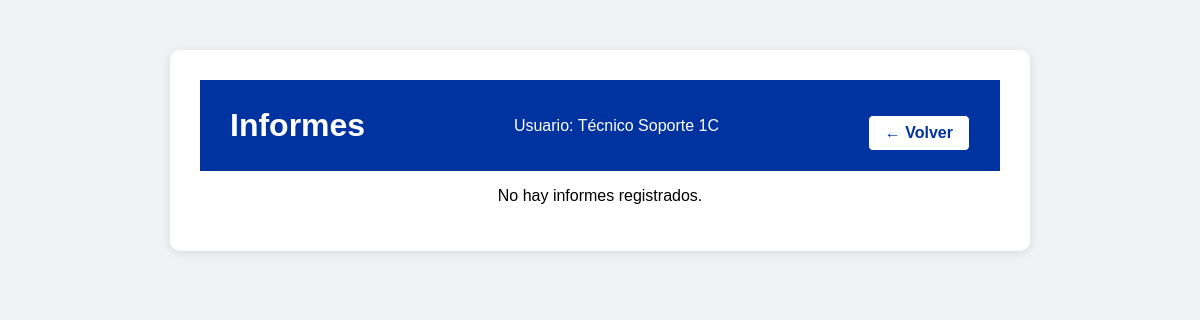
Before: /ver_informes (signed in) with the older database file.
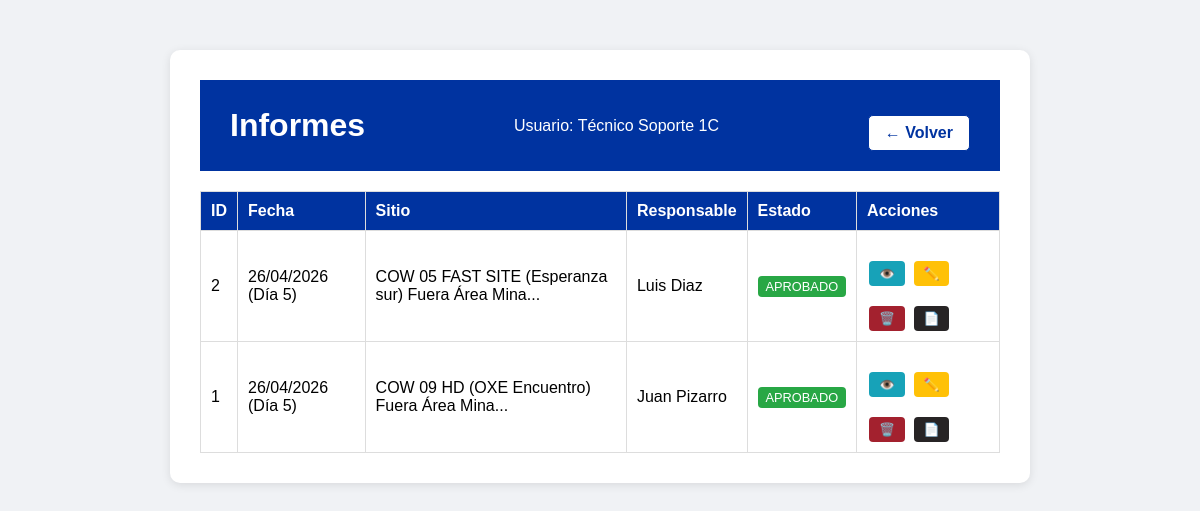
After: the same page with the newer database file.
### app.py (models this page shows, shortened)
class Usuario(db.Model):
    id = db.Column(db.Integer, primary_key=True)
    username = db.Column(db.String(20), unique=True, nullable=False)
    password = db.Column(db.String(200), nullable=False)
    nombre = db.Column(db.String(50), nullable=False)
    rol = db.Column(db.String(20), nullable=False)
    email = db.Column(db.String(100), nullable=True)
    fecha_registro = db.Column(db.DateTime, default=datetime.utcnow)

class InspeccionCOW(db.Model):
    id = db.Column(db.Integer, primary_key=True)
    usuario_id = db.Column(db.Integer, db.ForeignKey('usuario.id'), nullable=False)
    sitio_id = db.Column(db.Integer, db.ForeignKey('sitio.id'), nullable=True)
    fecha = db.Column(db.String(20), nullable=False)
    dia_turno = db.Column(db.Integer, nullable=False)
    responsable = db.Column(db.String(50), nullable=False)
    horometro = db.Column(db.Integer, nullable=False)
    hora_inicio = db.Column(db.String(10), nullable=False)
    hora_termino = db.Column(db.String(10), nullable=False)
    horas_funcionamiento = db.Column(db.Integer, nullable=True)
    cantidad_arranques = db.Column(db.Integer, nullable=True)
    nivel_aceite = db.Column(db.String(10), nullable=True)
    nivel_combustible = db.Column(db.String(10), nullable=True)
    nivel_refrigerante = db.Column(db.String(10), nullable=True)
    proxima_mantencion = db.Column(db.Integer, nullable=True)
    estado_ge_principal = db.Column(db.String(10), nullable=True)
    uso_ge_auxiliar = db.Column(db.String(5), nullable=True)
    limpieza_ge_interior = db.Column(db.String(5), nullable=True)
    limpieza_radiador = db.Column(db.String(5), nullable=True)
    sistema_combustible = db.Column(db.String(5), nullable=True)
    arranque_automatico = db.Column(db.String(5), nullable=True)
    limpieza_interior = db.Column(db.String(5), nullable=True)
    limpieza_exterior = db.Column(db.String(5), nullable=True)
    cable_5p_4p = db.Column(db.String(5), nullable=True)
    adaptador_ge_aux = db.Column(db.String(5), nullable=True)
    limpieza_rack_energia = db.Column(db.String(5), nullable=True)
    estado_planta_vertiv = db.Column(db.String(5), nullable=True)
    rectificador_n1 = db.Column(db.String(5), nullable=True)
    rectificador_n2 = db.Column(db.String(5), nullable=True)
    rectificador_n3 = db.Column(db.String(5), nullable=True)
    estado_air_scale = db.Column(db.String(5), nullable=True)
    estado_alarmas = db.Column(db.String(5), nullable=True)
    estado_7250_ixr = db.Column(db.String(5), nullable=True)
    estado_fpfh = db.Column(db.String(5), nullable=True)
    conversor_solar_n1 = db.Column(db.String(5), nullable=True)
    conversor_solar_n2 = db.Column(db.String(5), nullable=True)
    limpieza_rack_baterias = db.Column(db.String(5), nullable=True)
    estado_baterias = db.Column(db.String(5), nullable=True)
    estado_inversor = db.Column(db.String(5), nullable=True)
    estado_ventiladores = db.Column(db.String(5), nullable=True)
    limpieza_rack_telecom = db.Column(db.String(5), nullable=True)
    limpieza_paneles = db.Column(db.String(5), nullable=True)
    estructura_paneles = db.Column(db.String(5), nullable=True)
    cantidad_cunas = db.Column(db.String(10), nullable=True)
    checkpoints = db.Column(db.String(5), nullable=True)
    presion_neumaticos = db.Column(db.String(5), nullable=True)
    estado_torre = db.Column(db.String(5), nullable=True)
    estado_piolas_viento = db.Column(db.String(5), nullable=True)
    nivelacion_carro = db.Column(db.String(5), nullable=True)
    gatas_posicionamiento = db.Column(db.String(5), nullable=True)
    manivelas_izaje = db.Column(db.String(5), nullable=True)
    observaciones_ge = db.Column(db.Text, nullable=True)
    observaciones_rack = db.Column(db.Text, nullable=True)
    observaciones_estructuras = db.Column(db.Text, nullable=True)
    foto_1 = db.Column(db.String(200), nullable=True)
    foto_2 = db.Column(db.String(200), nullable=True)
    foto_3 = db.Column(db.String(200), nullable=True)
    foto_rack_1 = db.Column(db.String(200), nullable=True)
    foto_rack_2 = db.Column(db.String(200), nullable=True)
    foto_rack_3 = db.Column(db.String(200), nullable=True)
    foto_estructuras_1 = db.Column(db.String(200), nullable=True)
    foto_estructuras_2 = db.Column(db.String(200), nullable=True)
    foto_estructuras_3 = db.Column(db.String(200), nullable=True)
    foto_levantamiento_1 = db.Column(db.String(200), nullable=True)
    foto_levantamiento_2 = db.Column(db.String(200), nullable=True)
    foto_levantamiento_3 = db.Column(db.String(200), nullable=True)
    foto_levantamiento_4 = db.Column(db.String(200), nullable=True)
    foto_levantamiento_5 = db.Column(db.String(200), nullable=True)
    foto_levantamiento_6 = db.Column(db.String(200), nullable=True)
    foto_levantamiento_7 = db.Column(db.String(200), nullable=True)
    foto_levantamiento_8 = db.Column(db.String(200), nullable=True)
    foto_levantamiento_9 = db.Column(db.String(200), nullable=True)
    foto_levantamiento_10 = db.Column(db.String(200), nullable=True)
    foto_levantamiento_11 = db.Column(db.String(200), nullable=True)
    foto_levantamiento_12 = db.Column(db.String(200), nullable=True)
    foto_levantamiento_13 = db.Column(db.String(200), nullable=True)
    foto_levantamiento_14 = db.Column(db.String(200), nullable=True)
    foto_levantamiento_15 = db.Column(db.String(200), nullable=True)
    foto_levantamiento_16 = db.Column(db.String(200), nullable=True)
    foto_levantamiento_17 = db.Column(db.String(200), nullable=True)
    foto_levantamiento_18 = db.Column(db.String(200), nullable=True)
    foto_levantamiento_19 = db.Column(db.String(200), nullable=True)
    foto_levantamiento_20 = db.Column(db.String(200), nullable=True)
    foto_levantamiento_21 = db.Column(db.String(200), nullable=True)
    foto_levantamiento_22 = db.Column(db.String(200), nullable=True)
    foto_levantamiento_23 = db.Column(db.String(200), nullable=True)
    foto_levantamiento_24 = db.Column(db.String(200), nullable=True)
    foto_levantamiento_25 = db.Column(db.String(200), nullable=True)
    foto_levantamiento_26 = db.Column(db.String(200), nullable=True)
    foto_levantamiento_27 = db.Column(db.String(200), nullable=True)
    foto_levantamiento_28 = db.Column(db.String(200), nullable=True)
    foto_levantamiento_29 = db.Column(db.String(200), nullable=True)
    foto_levantamiento_30 = db.Column(db.String(200), nullable=True)
    foto_levantamiento_31 = db.Column(db.String(200), nullable=True)
    foto_levantamiento_32 = db.Column(db.String(200), nullable=True)
    foto_levantamiento_33 = db.Column(db.String(200), nullable=True)
    foto_mejora_1 = db.Column(db.String(200), nullable=True)
    descripcion_mejora_1 = db.Column(db.String(500), nullable=True)
    foto_mejora_2 = db.Column(db.String(200), nullable=True)
    descripcion_mejora_2 = db.Column(db.String(500), nullable=True)
    foto_mejora_3 = db.Column(db.String(200), nullable=True)
    descripcion_mejora_3 = db.Column(db.String(500), nullable=True)
    foto_mejora_4 = db.Column(db.String(200), nullable=True)
    descripcion_mejora_4 = db.Column(db.String(500), nullable=True)
    motivo_rechazo = db.Column(db.String(500), nullable=True)
    estado = db.Column(db.String(20), default='pendiente')  # pendiente, aprobado, rechazado
    fecha_registro = db.Column(db.DateTime, default=datetime.utcnow)
    usuario = db.relationship('Usuario', backref='inspecciones_cow')

class Sitio(db.Model):
    id = db.Column(db.Integer, primary_key=True)
    nombre_sitio = db.Column(db.String(150), unique=True, nullable=False)
    area = db.Column(db.String(50), nullable=True)  # Ej: "Área Autónoma", "Área Convencional", "Fuera Área Mina"
    tipo = db.Column(db.String(20), nullable=True)  # Ej: "HD", "LIGHT", "FAST SITE"
    ubicacion = db.Column(db.String(100), nullable=True)  # Ej: "Esperanza Sur", "OXE Encuentro"
    activo = db.Column(db.Boolean, default=True)
    inspecciones = db.relationship('InspeccionCOW', backref='sitio_ref', lazy=True)

### app.py (the view)
@app.route('/ver_informes')
def ver_informes():
    if 'username' not in session:
        return redirect(url_for('login'))
    usuario_actual = Usuario.query.filter_by(username=session['username']).first()
    if usuario_actual.rol == 'supervisor':
        inspecciones = InspeccionCOW.query.order_by(InspeccionCOW.fecha_registro.desc()).all()
    else:
        inspecciones = InspeccionCOW.query.filter_by(usuario_id=usuario_actual.id).order_by(InspeccionCOW.fecha_registro.desc()).all()
    return render_template('ver_informes.html', usuario=session['nombre'], rol=session['rol'], inspecciones=inspecciones)

### templates/ver_informes.html (shortened to what this page needs)
<!DOCTYPE html>
<html lang="es">
<head>
    <link rel="stylesheet" href="{{ url_for('static', filename='style.css') }}">
</head>
<body>
    <div class="container">
        <div class="header">
            <h1>Informes</h1>
            <p>Usuario: {{ usuario }}</p>
            <a href="{{ url_for('menu') }}" class="volver-btn">← Volver</a>
        </div>
        {% if inspecciones %}
            <table class="tabla-informes">
                <thead>
                    <tr>
                        <th>ID</th>
                        <th>Fecha</th>
                        <th>Sitio</th>
                        <th>Responsable</th>
                        <th>Estado</th>
                        <th>Acciones</th>
                    </tr>
                </thead>
                <tbody>
                    {% for ins in inspecciones %}
                    <tr>
                        <td>{{ ins.id }}</td>
                        <td>{{ ins.fecha }} (Día {{ ins.dia_turno }})</td>
                        <td>{{ ins.sitio_ref.nombre_sitio[:50] if ins.sitio_ref else 'N/A' }}...</td>
                        <td>{{ ins.responsable }}</td>
                        <td>
                            <span class="estado {{ ins.estado }}">
                                {{ ins.estado|upper }}
                            </span>
                        </td>
                        <td>
            <a href="{{ url_for('ver_informe', id=ins.id) }}" class="btn-ver">👁️</a>
            <a href="{{ url_for('editar_informe', id=ins.id) }}" class="btn-editar">✏️</a>
            <a href="{{ url_for('borrar_informe', id=ins.id) }}" class="btn-borrar" onclick="return confirm('¿Eliminar este informe?')">🗑️</a>
            {% if ins.estado == 'aprobado' %}
            <a href="{{ url_for('generar_pdf', id=ins.id) }}" class="btn-pdf" target="_blank">📄</a>
            {% endif %}
                        </td>
                    </tr>
                    {% endfor %}
                </tbody>
            </table>
        {% else %}
            <p>No hay informes registrados.</p>
        {% endif %}
    </div>
</body>
</html>

### static/style.css (style rules this page uses)
body { font-family: Arial, sans-serif; background-color: #f0f2f5; margin: 0; padding: 0; }
.container { max-width: 800px; margin: 50px auto; background-color: white; padding: 30px; border-radius: 10px; box-shadow: 0 2px 10px rgba(0,0,0,0.1); text-align: center; }
.container h1 { color: #0033a0; }
.container a { display: inline-block; margin-top: 20px; color: #0033a0; text-decoration: none; }
.header { background-color: #0033a0; color: white; padding: 20px 30px; display: flex; justify-content: space-between; align-items: center; }
.header h1 { margin: 0; color: white; }
.header p { margin: 0; }
.header .volver-btn { display: inline-block; margin-top: 15px; padding: 8px 16px; background-color: white; color: #0033a0 !important; text-decoration: none; border-radius: 5px; font-weight: bold; border: 1px solid #0033a0; }
.tabla-informes { width: 100%; border-collapse: collapse; margin-top: 20px; }
.tabla-informes th, .tabla-informes td { border: 1px solid #ddd; padding: 10px; text-align: left; }
.tabla-informes th { background-color: #0033a0; color: white; }
.estado { padding: 3px 8px; border-radius: 4px; font-size: 0.8em; }
.estado.aprobado { background-color: #28a745; color: white; }
.btn-ver, .btn-aprobar, .btn-rechazar { padding: 5px 10px; border-radius: 4px; text-decoration: none; font-size: 0.8em; margin: 0 2px; }
.btn-ver { background-color: #17a2b8; color: white; }
.btn-editar { background-color: #ffc107; color: #333; padding: 5px 10px; border-radius: 4px; text-decoration: none; font-size: 0.8em; margin: 0 2px; }
.btn-borrar { background-color: #a3212e; color: white; padding: 5px 10px; border-radius: 4px; text-decoration: none; font-size: 0.8em; margin: 0 2px; }
.btn-pdf { background-color: #272425; color: white; padding: 5px 10px; border-radius: 4px; text-decoration: none; font-size: 0.8em; margin: 0 2px; }

Changed rows visible on the page:
now on this page (row edited): InspeccionCOW: id "2", fecha "26/04/2026", dia_turno "5", sitio_ref "COW 05 FAST SITE (Esperanza sur) Fuera Área Mina", responsable "Luis Diaz", estado "APROBADO"
now on this page (row edited): InspeccionCOW: id "1", fecha "26/04/2026", dia_turno "5", sitio_ref "COW 09 HD (OXE Encuentro) Fuera Área Mina", responsable "Juan Pizarro", estado "APROBADO"
Other visible differences:
text no longer shown: "No hay informes registrados."
text now shown: "ID Fecha Sitio Responsable Estado Acciones"
